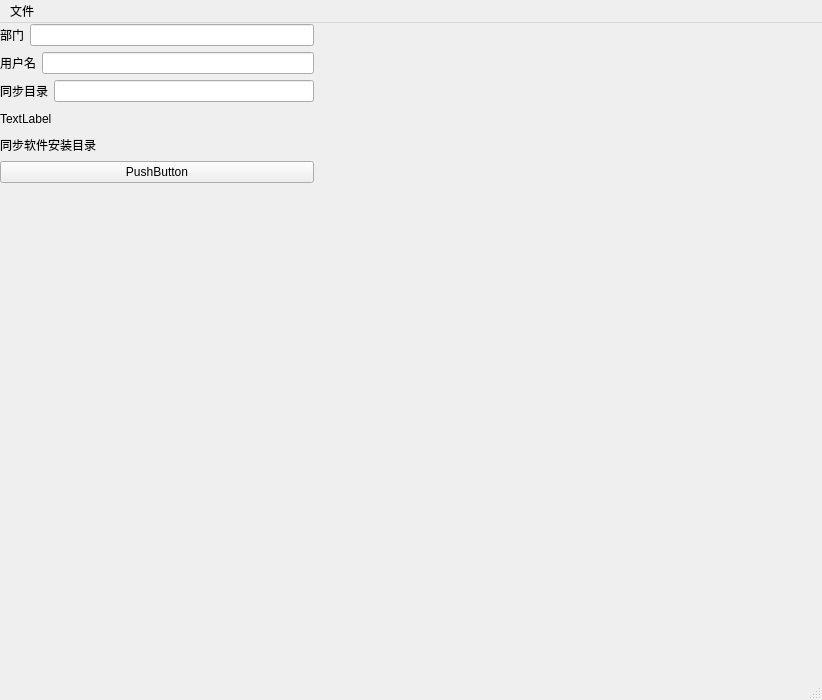
<?xml version="1.0" encoding="UTF-8"?>
<ui version="4.0">
 <class>MainWindow</class>
 <widget class="QMainWindow" name="MainWindow">
  <property name="geometry">
   <rect>
    <x>0</x>
    <y>0</y>
    <width>822</width>
    <height>700</height>
   </rect>
  </property>
  <property name="sizePolicy">
   <sizepolicy hsizetype="Preferred" vsizetype="Preferred">
    <horstretch>0</horstretch>
    <verstretch>0</verstretch>
   </sizepolicy>
  </property>
  <property name="windowTitle">
   <string>MainWindow</string>
  </property>
  <widget class="QWidget" name="centralwidget">
   <widget class="QWidget" name="layoutWidget">
    <property name="geometry">
     <rect>
      <x>0</x>
      <y>1</y>
      <width>314</width>
      <height>159</height>
     </rect>
    </property>
    <layout class="QVBoxLayout" name="verticalLayout_2">
     <property name="sizeConstraint">
      <enum>QLayout::SetMinimumSize</enum>
     </property>
     <item>
      <layout class="QVBoxLayout" name="verticalLayout">
       <property name="sizeConstraint">
        <enum>QLayout::SetMinimumSize</enum>
       </property>
       <item>
        <layout class="QHBoxLayout" name="horizontalLayout">
         <property name="sizeConstraint">
          <enum>QLayout::SetFixedSize</enum>
         </property>
         <item>
          <widget class="QLabel" name="Department">
           <property name="maximumSize">
            <size>
             <width>30</width>
             <height>20</height>
            </size>
           </property>
           <property name="text">
            <string>部门</string>
           </property>
          </widget>
         </item>
         <item>
          <widget class="QLineEdit" name="DepartmentTest"/>
         </item>
        </layout>
       </item>
       <item>
        <layout class="QHBoxLayout" name="horizontalLayout_2">
         <property name="sizeConstraint">
          <enum>QLayout::SetDefaultConstraint</enum>
         </property>
         <item>
          <widget class="QLabel" name="user">
           <property name="maximumSize">
            <size>
             <width>60</width>
             <height>30</height>
            </size>
           </property>
           <property name="text">
            <string>用户名</string>
           </property>
          </widget>
         </item>
         <item>
          <widget class="QLineEdit" name="userTest"/>
         </item>
        </layout>
       </item>
      </layout>
     </item>
     <item>
      <layout class="QHBoxLayout" name="horizontalLayout_3" stretch="0,0">
       <property name="sizeConstraint">
        <enum>QLayout::SetFixedSize</enum>
       </property>
       <item>
        <widget class="QLabel" name="syn">
         <property name="text">
          <string>同步目录</string>
         </property>
        </widget>
       </item>
       <item>
        <widget class="QLineEdit" name="synTest"/>
       </item>
      </layout>
     </item>
     <item>
      <widget class="QLabel" name="sysTestYing">
       <property name="text">
        <string>TextLabel</string>
       </property>
      </widget>
     </item>
     <item>
      <widget class="QLabel" name="freeFileSync">
       <property name="text">
        <string>同步软件安装目录</string>
       </property>
      </widget>
     </item>
     <item>
      <widget class="QPushButton" name="freeFileSyncButton">
       <property name="text">
        <string>PushButton</string>
       </property>
      </widget>
     </item>
    </layout>
   </widget>
  </widget>
  <widget class="QMenuBar" name="menubar">
   <property name="geometry">
    <rect>
     <x>0</x>
     <y>0</y>
     <width>822</width>
     <height>23</height>
    </rect>
   </property>
   <widget class="QMenu" name="menu">
    <property name="title">
     <string>文件</string>
    </property>
    <addaction name="save"/>
   </widget>
   <addaction name="menu"/>
  </widget>
  <widget class="QStatusBar" name="statusbar"/>
  <action name="save">
   <property name="text">
    <string>保存</string>
   </property>
  </action>
 </widget>
 <tabstops>
  <tabstop>freeFileSyncButton</tabstop>
 </tabstops>
 <resources/>
 <connections/>
</ui>
